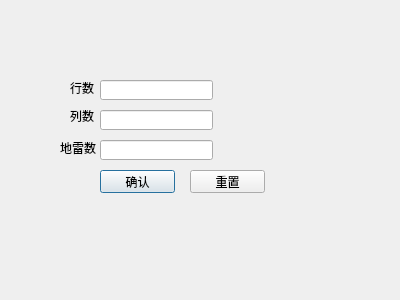
<?xml version="1.0" encoding="UTF-8"?>
<ui version="4.0">
 <class>Dialog03</class>
 <widget class="QDialog" name="Dialog03">
  <property name="geometry">
   <rect>
    <x>0</x>
    <y>0</y>
    <width>400</width>
    <height>300</height>
   </rect>
  </property>
  <property name="windowTitle">
   <string>Dialog</string>
  </property>
  <widget class="QLineEdit" name="lineEdit">
   <property name="geometry">
    <rect>
     <x>100</x>
     <y>80</y>
     <width>113</width>
     <height>20</height>
    </rect>
   </property>
  </widget>
  <widget class="QLineEdit" name="lineEdit_2">
   <property name="geometry">
    <rect>
     <x>100</x>
     <y>110</y>
     <width>113</width>
     <height>20</height>
    </rect>
   </property>
  </widget>
  <widget class="QLineEdit" name="lineEdit_3">
   <property name="geometry">
    <rect>
     <x>100</x>
     <y>140</y>
     <width>113</width>
     <height>20</height>
    </rect>
   </property>
  </widget>
  <widget class="QLabel" name="label">
   <property name="geometry">
    <rect>
     <x>70</x>
     <y>80</y>
     <width>31</width>
     <height>16</height>
    </rect>
   </property>
   <property name="text">
    <string>行数</string>
   </property>
  </widget>
  <widget class="QLabel" name="label_2">
   <property name="geometry">
    <rect>
     <x>70</x>
     <y>110</y>
     <width>54</width>
     <height>12</height>
    </rect>
   </property>
   <property name="text">
    <string>列数</string>
   </property>
  </widget>
  <widget class="QLabel" name="label_3">
   <property name="geometry">
    <rect>
     <x>60</x>
     <y>140</y>
     <width>41</width>
     <height>16</height>
    </rect>
   </property>
   <property name="text">
    <string>地雷数</string>
   </property>
  </widget>
  <widget class="QPushButton" name="dialog_3_pushButton">
   <property name="geometry">
    <rect>
     <x>100</x>
     <y>170</y>
     <width>75</width>
     <height>23</height>
    </rect>
   </property>
   <property name="text">
    <string>确认</string>
   </property>
  </widget>
  <widget class="QPushButton" name="dialog_3_pushButton_2">
   <property name="geometry">
    <rect>
     <x>190</x>
     <y>170</y>
     <width>75</width>
     <height>23</height>
    </rect>
   </property>
   <property name="text">
    <string>重置</string>
   </property>
  </widget>
 </widget>
 <resources/>
 <connections/>
</ui>
